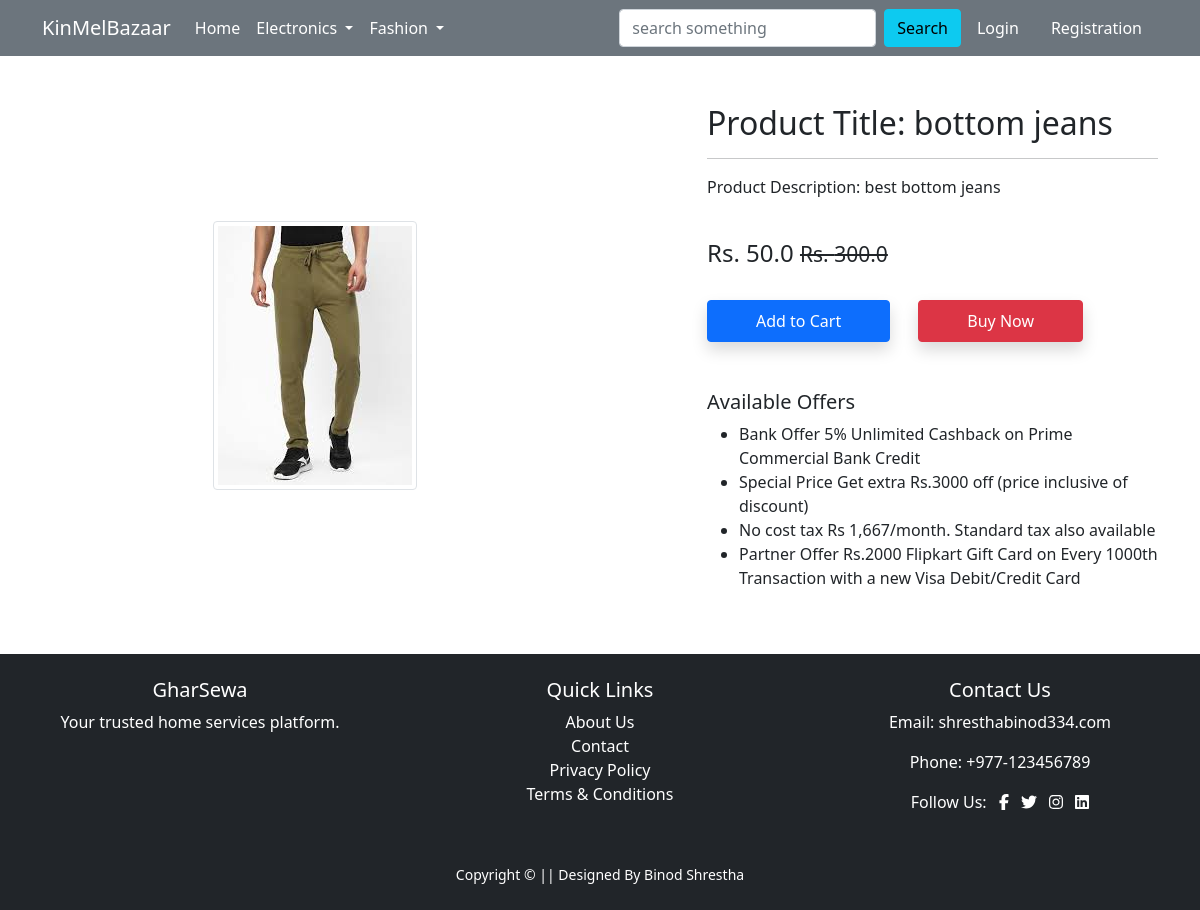
The page /product-detail/3/ on the database its author committed.
### app/models.py (models this page shows, shortened)
class Product(models.Model):
    title=models.CharField(max_length=200)
    selling_price=models.FloatField()
    discounted_price=models.FloatField()
    description=models.TextField()
    brand=models.CharField(max_length=200)
    category=models.CharField(choices=CATEGORY_CHOICES,max_length=5)
    product_image=models.ImageField(upload_to="productimage")

### app/views.py (the view)
# urls.py: path('product-detail/<int:pk>/', views.ProductDetailView.as_view(), name='product-detail'),
class ProductDetailView(View):
 def get(self,request,pk):
  product=Product.objects.get(pk=pk)
  return render(request, 'app/productdetail.html',{'product':product})

### app/templates/app/productdetail.html (shortened to what this page needs)
{% extends 'app/base.html' %}
{% load static %}
{% block main-content %}
<div class="container my-5">
 <div class="row">
  <div class="col-sm-6 text-center align-self-center">
   <img src="{{product.product_image.url}}" alt="" class="img-fluid img-thumbnail">
  </div>
  <div class="col-sm-5 offset-sm-1">
   <h2>Product Title: {{product.title}}</h2>
   <hr>
   <p>Product Description: {{product.description}}</p> <br>
   <h4>Rs. {{product.discounted_price}} <small class="fw-light text-decoration-line-through">Rs. {{product.selling_price}}</small></h4> <br>
   <a href="{% url 'add-to-cart' %}" class="btn btn-primary shadow px-5 py-2">Add to Cart</a>
   <a href="{% url 'buy-now' %}" class="btn btn-danger shadow px-5 py-2 ms-4">Buy Now</a>
   <h5 class="mt-5">Available Offers</h5>
   <ul>
    <li>Bank Offer 5% Unlimited Cashback on Prime Commercial Bank Credit</li>
    <li>Special Price Get extra Rs.3000 off (price inclusive of discount)</li>
    <li>No cost tax Rs 1,667/month. Standard tax also available</li>
    <li>Partner Offer Rs.2000 Flipkart Gift Card on Every 1000th Transaction with a new Visa Debit/Credit Card</li>
   </ul>
  </div>
 </div>
</div>
{% endblock main-content %}

### rows shown on the page
Product: product_image (picture), title "bottom jeans", description "best bottom jeans", discounted_price "50.0", selling_price "300.0"
